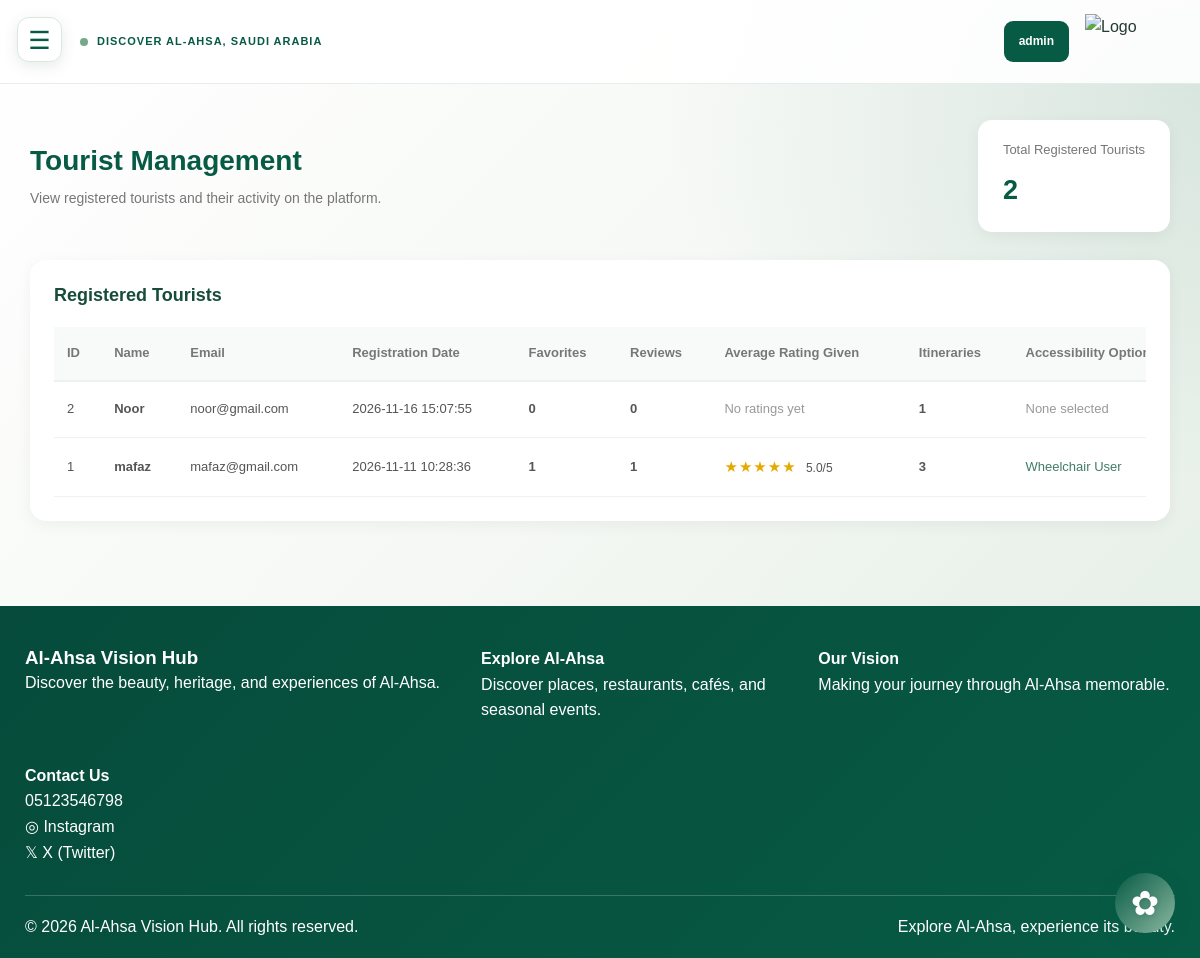
Screenshot of /admin-tourists.php (signed in) with the database file from the repository.
### tables this page shows
CREATE TABLE `tourist` (
  `Tourist_id` int(11) NOT NULL,
  `Name` varchar(250) NOT NULL,
  `Email` varchar(250) NOT NULL,
  `Password` varchar(250) NOT NULL,
  `Create_at` timestamp NOT NULL DEFAULT current_timestamp()
);

### admin-tourists.php (the view, shortened to what this page needs)
<?php
require_once 'db.php';
$adminName = $_SESSION['admin_name'] ?? 'Admin';
$sql = "
    SELECT
        t.Tourist_ID,
        t.Name,
        t.Email,
        t.Create_at,
        COALESCE(f.favorite_count, 0) AS favorite_count,
        COALESCE(r.review_count, 0) AS review_count,
        r.average_rating,
        COALESCE(i.itinerary_count, 0) AS itinerary_count,
        GROUP_CONCAT(
            DISTINCT ao.Accessibility_Name
            ORDER BY ao.Accessibility_Name
            SEPARATOR ', '
        ) AS accessibility_options
    FROM Tourist t
    LEFT JOIN (
        SELECT Tourist_ID, COUNT(*) AS favorite_count
        FROM favorites
        GROUP BY Tourist_ID
    ) f ON t.Tourist_ID = f.Tourist_ID
    LEFT JOIN (
        SELECT
            Tourist_ID,
            COUNT(*) AS review_count,
            AVG(Rating) AS average_rating
        FROM Place_Reviews
        GROUP BY Tourist_ID
    ) r ON t.Tourist_ID = r.Tourist_ID
    LEFT JOIN (
        SELECT Tourist_ID, COUNT(*) AS itinerary_count
        FROM itinerary
        GROUP BY Tourist_ID
    ) i ON t.Tourist_ID = i.Tourist_ID
    LEFT JOIN tourist_accessibility ta
        ON t.Tourist_ID = ta.Tourist_ID
    LEFT JOIN accessibility_options ao
        ON ta.Accessibility_ID = ao.Accessibility_ID
    GROUP BY
        t.Tourist_ID,
        t.Name,
        t.Email,
        t.Create_at,
        f.favorite_count,
        r.review_count,
        r.average_rating,
        i.itinerary_count
    ORDER BY t.Create_at DESC
";
$tourists_query = $conn->query($sql);
$totalTourists = $conn->query("
    SELECT COUNT(*) AS total
    FROM Tourist
")->fetch_assoc()['total'] ?? 0;
function e($value) {
    return htmlspecialchars((string)($value ?? ''), ENT_QUOTES, 'UTF-8');
}
?>
<!DOCTYPE html>
<html lang="en">
<head>
    <link rel="stylesheet" href="css/style.css">
</head>
<body>
    <button class="menu-button"
            onclick="toggleMenu()"
            aria-label="Open menu">
        ☰
    </button>
    <main class="home-main">
        <header class="home-topbar">
            <div class="home-location">
                <span class="location-dot"></span>
                DISCOVER AL-AHSA, SAUDI ARABIA
            </div>
            <div class="home-account-links">
                <a href="#" class="home-signup" id="account-button">
                    <?= e($adminName) ?>
                </a>
                <a href="admin-dashboard.php" class="home-small-logo">
                    <img src="images/logo.png" alt="Logo">
                </a>
            </div>
        </header>
        <div class="tourists-content">
            <div class="tourists-heading">
                <div>
                    <h1>Tourist Management</h1>
                    <p>View registered tourists and their activity on the platform.</p>
                </div>
                <div class="tourists-total-card">
                    <span>Total Registered Tourists</span>
                    <strong><?= e($totalTourists) ?></strong>
                </div>
            </div>
            <section class="tourists-table-card">
                <div class="tourists-table-heading">
                    <h2>Registered Tourists</h2>
                </div>
                <div class="tourists-table-wrapper">
                    <table class="tourists-table">
                        <thead>
                            <tr>
                                <th>ID</th>
                                <th>Name</th>
                                <th>Email</th>
                                <th>Registration Date</th>
                                <th>Favorites</th>
                                <th>Reviews</th>
                                <th>Average Rating Given</th>
                                <th>Itineraries</th>
                                <th>Accessibility Options</th>
                            </tr>
                        </thead>
                        <tbody>
                        <?php if ($tourists_query->num_rows > 0): ?>
                            <?php while ($row = $tourists_query->fetch_assoc()): ?>
                                <tr>
                                    <td><?= e($row['Tourist_ID']) ?></td>
                                    <td class="tourist-name">
                                        <?= e($row['Name']) ?>
                                    </td>
                                    <td><?= e($row['Email']) ?></td>
                                    <td><?= e($row['Create_at']) ?></td>
                                    <td class="tourist-stat">
                                        <?= e($row['favorite_count']) ?>
                                    </td>
                                    <td class="tourist-stat">
                                        <?= e($row['review_count']) ?>
                                    </td>
                                    <td class="rating-cell">
                                        <?php if ($row['average_rating'] !== null): ?>
                                            <?php
                                            $averageRating = round(
                                                (float)$row['average_rating'],
                                                1
                                            );
                                            $fullStars = (int)round($averageRating);
                                            ?>
                                            <span class="rating-stars">
                                                <?php
                                                for ($star = 1; $star <= 5; $star++) {
                                                    echo $star <= $fullStars ? '★' : '☆';
                                                }
                                                ?>
                                            </span>
                                            <span class="rating-number">
                                                <?= e(number_format($averageRating, 1)) ?>/5
                                            </span>
                                        <?php else: ?>
                                            <span class="no-rating">
                                                No ratings yet
                                            </span>
                                        <?php endif; ?>
                                    </td>
                                    <td class="tourist-stat">
                                        <?= e($row['itinerary_count']) ?>
                                    </td>
                                    <td>
                                        <?php if (!empty($row['accessibility_options'])): ?>
                                            <span class="accessibility-tags">
                                                <?= e($row['accessibility_options']) ?>
                                            </span>
                                        <?php else: ?>
                                            <span class="no-accessibility">
                                                None selected
                                            </span>
                                        <?php endif; ?>
                                    </td>
                                </tr>
                            <?php endwhile; ?>
                        <?php endif; ?>
                        </tbody>
                    </table>
                </div>
            </section>
        </div>
    </main>
    <button class="chat-button"
            onclick="openAI()"
            aria-label="Open AI Assistant"
            title="AI Assistant">
    </button>
    <footer class="site-footer">
        <div class="site-footer-main">
            <div class="site-footer-brand">
                <h3>Al-Ahsa Vision Hub</h3>
                <p>Discover the beauty, heritage, and experiences of Al-Ahsa.</p>
            </div>
            <div class="site-footer-links">
                <h4>Explore Al-Ahsa</h4>
                <p>Discover places, restaurants, cafés, and seasonal events.</p>
            </div>
            <div class="site-footer-contact">
                <h4>Our Vision</h4>
                <p>Making your journey through Al-Ahsa memorable.</p>
            </div>
            <div class="site-footer-contact">
                <h4>Contact Us</h4>
                <p>05123546798</p>
                <p>
                    <a href="https://www.instagram.com/" target="_blank">
                        ◎ Instagram
                    </a>
                </p>
                <p>
                    <a href="https://x.com/" target="_blank">
                        𝕏 X (Twitter)
                    </a>
                </p>
            </div>
        </div>
        <div class="site-footer-bottom">
            <p>&copy; 2026 Al-Ahsa Vision Hub. All rights reserved.</p>
            <p>Explore Al-Ahsa, experience its beauty.</p>
        </div>
    </footer>
</body>
</html>

### admin-tourists.php (style rules this page uses)
body { background: #f4f7f6; }
.tourists-content { max-width: 1400px; margin: 0 auto; padding: 35px 30px; }
.tourists-heading { display: flex; justify-content: space-between; align-items: center; flex-wrap: wrap; gap: 20px; margin-bottom: 28px; }
.tourists-heading h1 { color: #075b45; margin: 0 0 8px; font-size: 28px; }
.tourists-heading p { color: #777; margin: 0; font-size: 14px; }
.tourists-total-card { background: #fff; padding: 20px 25px; border-radius: 14px; box-shadow: 0 4px 15px rgba(0,0,0,0.05); min-width: 180px; }
.tourists-total-card span { display: block; color: #777; font-size: 13px; margin-bottom: 8px; }
.tourists-total-card strong { color: #075b45; font-size: 27px; }
.tourists-table-card { background: #fff; padding: 24px; border-radius: 16px; box-shadow: 0 4px 15px rgba(0,0,0,0.05); }
.tourists-table-heading { display: flex; justify-content: space-between; align-items: center; gap: 15px; flex-wrap: wrap; margin-bottom: 20px; }
.tourists-table-heading h2 { color: #174c3a; font-size: 18px; margin: 0; }
.tourists-table-wrapper { width: 100%; overflow-x: auto; }
.tourists-table { width: 100%; min-width: 1150px; border-collapse: collapse; text-align: left; }
.tourists-table th { padding: 16px 13px; color: #777; font-size: 13px; font-weight: 600; background: #f8faf9; border-bottom: 2px solid #edf1ef; white-space: nowrap; }
.tourists-table td { padding: 17px 13px; color: #555; font-size: 13px; border-bottom: 1px solid #f0f2f1; vertical-align: middle; }
.tourist-name { color: #174c3a; font-weight: 600; }
.tourist-stat { color: #075b45; font-weight: 600; }
.rating-cell { white-space: nowrap; }
.rating-stars { color: #e5a900; letter-spacing: 1px; font-size: 15px; }
.rating-number { color: #555; font-size: 12px; margin-left: 4px; }
.no-rating { color: #999; }
.accessibility-tags { color: #427b68; line-height: 1.7; max-width: 230px; }
.no-accessibility { color: #999; }

### rows the page displays
tourist: Tourist_id "2", Name "Noor", Email "noor@gmail.com", Create_at "2026-11-16 15:07:55", favorite_count "0", review_count "0", shows "No ratings yet", itinerary_count "1", shows "None selected"
tourist: Tourist_id "1", Name "mafaz", Email "mafaz@gmail.com", Create_at "2026-11-11 10:28:36", favorite_count "1", review_count "1", averageRating "5.0", itinerary_count "3", accessibility_options "Wheelchair User"

### other values shown
$adminName "admin"
$totalTourists "2"
